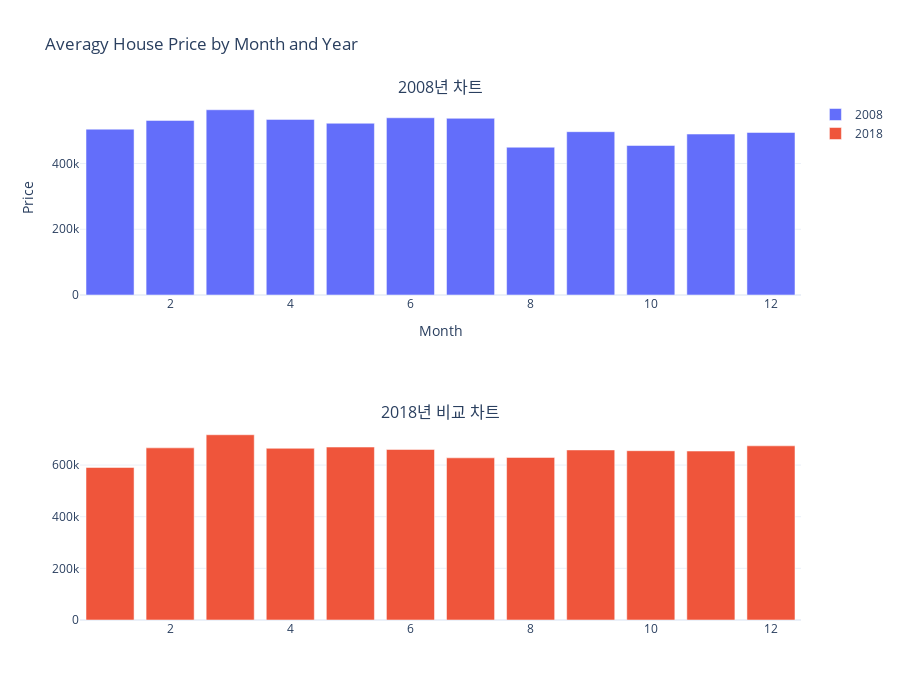

The notebook cell saved with this chart:
### Markdown cell above
# Bar Chart - graphic_objects

### Code cell
from plotly.subplots import make_subplots

fig = make_subplots(rows=2, cols=1, subplot_titles=('2008년 차트', '2018년 비교 차트'))

for i, year in enumerate([2008, 2018]):
    data = result[result['year']==year]
    fig.add_trace(go.Bar(x=data['month'], y=data['price'], name=str(year)), row=i+1, col=1)

fig.update_layout(template="plotly_white",
                  title='Averagy House Price by Month and Year',
                  xaxis_title='Month',
                  yaxis_title='Price',
                  height=700
                  )
fig.show()

### Figure 1 — Plotly figure (JSON) as saved in the notebook; plotly's stock layout.template omitted (floating-point values rounded to 4 significant figures)
{"data": [{"name": "2008", "type": "bar", "x": [1, 2, 3, 4, 5, 6, 7, 8, 9, 10, 11, 12], "xaxis": "x", "y": [504429, 531080, 563500, 534205, 522395, 539093, 537453, 449510, 496779, 454822, 489546, 494411], "yaxis": "y"}, {"name": "2018", "type": "bar", "x": [1, 2, 3, 4, 5, 6, 7, 8, 9, 10, 11, 12], "xaxis": "x2", "y": [590754, 666738, 717516, 665040, 669841, 660529, 628074, 629684, 658647, 655745, 654335, 674591], "yaxis": "y2"}], "layout": {"annotations": [{"font": {"size": 16}, "showarrow": false, "text": "2008년 차트", "x": 0.5, "xanchor": "center", "xref": "paper", "y": 1, "yanchor": "bottom", "yref": "paper"}, {"font": {"size": 16}, "showarrow": false, "text": "2018년 비교 차트", "x": 0.5, "xanchor": "center", "xref": "paper", "y": 0.375, "yanchor": "bottom", "yref": "paper"}], "height": 700, "title": {"text": "Averagy House Price by Month and Year"}, "xaxis": {"anchor": "y", "domain": [0, 1], "title": {"text": "Month"}}, "xaxis2": {"anchor": "y2", "domain": [0, 1]}, "yaxis": {"anchor": "x", "domain": [0.625, 1], "title": {"text": "Price"}}, "yaxis2": {"anchor": "x2", "domain": [0, 0.375]}}}
